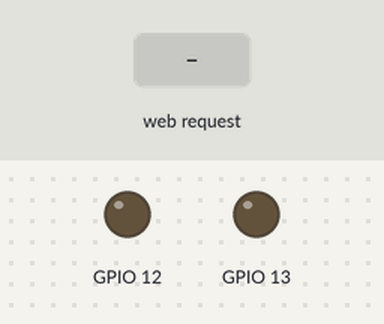
Recording of a sketch running on a simulated ESP8266 (NodeMCU). On the bench: output pins drawn as LEDs (lit = HIGH). Inputs (shaded band) come from the test bench. WiFi joins after 1.5 s; servers stay silent unless stated; what the sketch prints to the serial monitor is not drawn.

Above: at 2.7 s.
2.8 s: HTTP request GET /button_2=ON received
At 4.0 s:
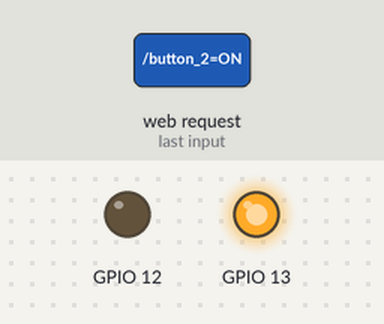
4.3 s: HTTP request GET /button_1=ON received
At 5.2 s:
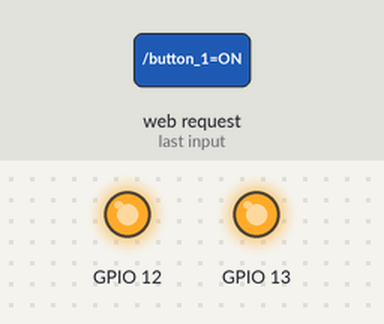
5.8 s: HTTP request GET /stop received
At 6.4 s:
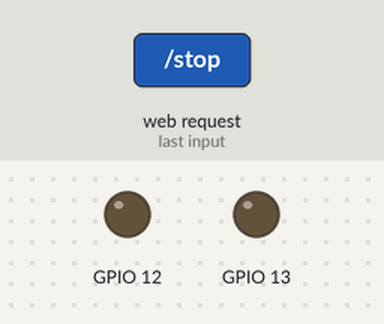
7.3 s: HTTP request GET /button_1=ON received
At 8.7 s:
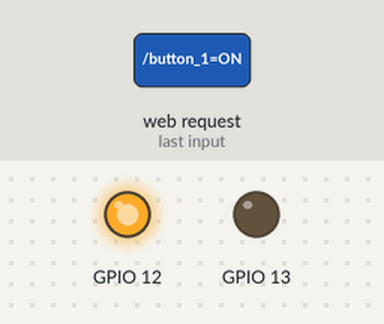
Timing chart, 0 to 9.8 s (numbered marks = the images above; inputs shaded):
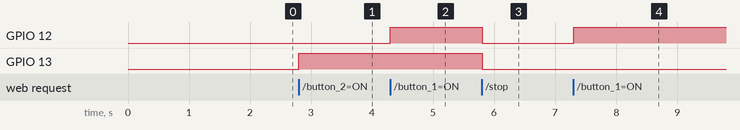

Measured:
- after the input at 2.8 s, GPIO 13: LOW → HIGH at once
- after the input at 4.3 s, GPIO 12: LOW → HIGH at once
- after the input at 5.8 s, GPIO 12, GPIO 13: HIGH → LOW at once
- after the input at 7.3 s, GPIO 12: LOW → HIGH at once

The sketch:

wifi.ino
```cpp
#include <ESP8266WiFi.h>
const char* ssid = "JINKALALA";
const char* password = "BALAJI303123";
int button_two = 13; //d7
int button_one = 12;//d6
WiFiServer server(80);//browser port 80
void setup() {
  Serial.begin(9600);

delay(10);
pinMode(13, OUTPUT);
pinMode(12, OUTPUT);
digitalWrite(13, LOW);
digitalWrite(12, LOW);
// Connect to WiFi network
Serial.println();
 Serial.println();

 Serial.print("Connecting to ");
 Serial.println(ssid);
 WiFi.begin(ssid, password);
 while (WiFi.status() != WL_CONNECTED)
 { delay(500);
 Serial.print(".");
 }
 Serial.println("");
 Serial.println("WiFi connected");
 // Start the server
 server.begin();
 Serial.println("Server started");
 // Print the IP address
 Serial.print("Use this URL to connect: ");
 Serial.print("http://");
 Serial.print(WiFi.localIP());
 Serial.println("/");
 }
 void loop()
 {
  // Check if a client has connected
  WiFiClient client = server.available();
  if (!client) {
    return;
    }
    // Wait until the client sends some data
    Serial.println("new client");
    while (!client.available()) {
      delay(1);
      }
      // Read the first line of the request
      String request = client.readStringUntil('\r');
      Serial.println(request);
      client.flush();
      // Match the request button_2
      int v1 = LOW;
      if (request.indexOf("/button_2=ON") != -1) {
        digitalWrite(13, HIGH);
        v1 = HIGH;
        }
        if (request.indexOf("/stop") != -1) {
          digitalWrite(13, LOW);
          v1 = LOW;
          }
          // Match the request button_1
          int v2 = LOW;
          if (request.indexOf("/button_1=ON") != -1) {

  digitalWrite(12, HIGH);
  v2 = HIGH;
  }
  if (request.indexOf("/stop") != -1) {
    digitalWrite(12, LOW);
    v2 = LOW;
    }
    // Return the response
    client.println("HTTP/1.1 200 OK");
    client.println("Content-Type: text/html");
    client.println("");// do not forget this one
    client.println("<!DOCTYPE HTML>");
    client.println("<html>");
    client.println("<head>");
    client.println("<center>");
    //client.println("<h1>RESPROLABS NODEMCU SERVER DEMO(</h1>");
    client.println("<h1>Rajalakshmi Institude of Technology(</h1>");
    client.println("<br>");
    client.println("<h1>STATUS=</h1>");
    client.println("</center>");
    client.println("</head>");
    if (v1 == HIGH){
      client.print("THE DEVICE IS ON");
      } else {
client.print("THE DEVICE IS OFF");
}
client.println("<body>");
client.println("<center>");
client.println("<br><br>");
client.println("<a href=\"/button_2=ON\"\"><button>DEVICE_1</button></a>");
client.println("<a href=\"/stop\"\"><button>STOP</button></a><br />");
client.println("<a href=\"/button_1=ON\"\"><button>DEVICE_2</button></a>");
client.println("</center>");
client.println("</body>");
client.println("</html>");
delay(1);
Serial.println("Client disonnected");
Serial.println("");
}
```
